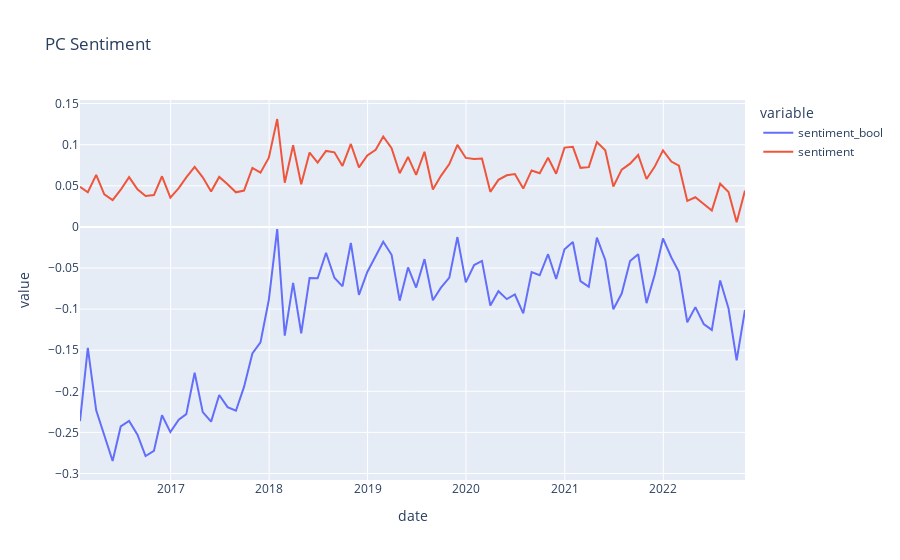

The code cell stored with this chart in its notebook:
### Code cell
#This is just for testing
df = df.reset_index()
df_c = df[df['date'].str.contains( "'" )==False ]

df_c['date'] = pd.to_datetime(df_c['date'], format='%Y-%m-%d %H:%M:%S')
df_c = df_c.set_index('date')
agg = df_c.resample('M').mean()

import plotly.express as px
fig = px.line(agg, x=agg.index, y=["sentiment_bool","sentiment"], title='PC Sentiment')
fig.show()
